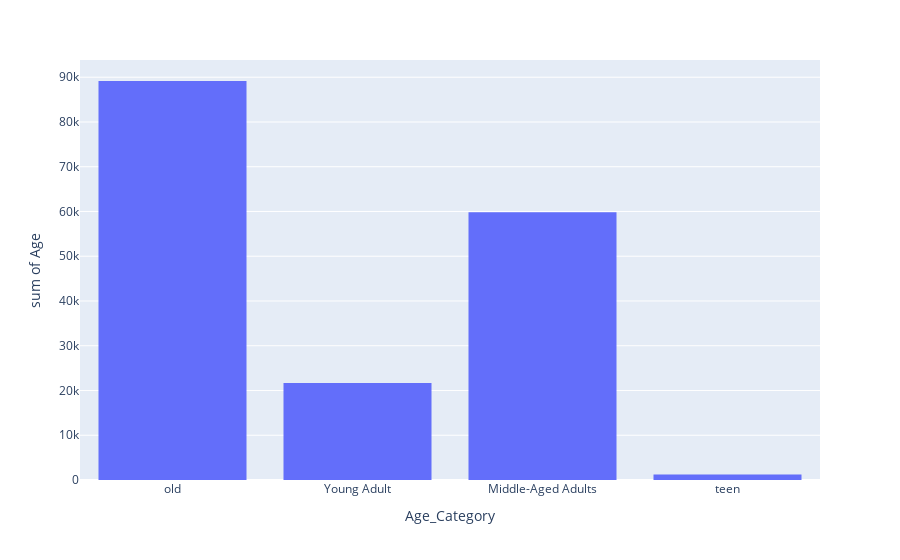

The notebook cell saved with this chart:
### Code cell
fig = px.histogram(shop, y = 'Age', x = 'Age_Category')
fig.show()

### Figure 1 — Plotly figure (JSON) as saved in the notebook; plotly's stock layout.template omitted (floating-point values rounded to 4 significant figures; data arrays with more than 128 entries replaced by an {"elided": "..."} marker saying what was removed)
{"data": [{"alignmentgroup": "True", "bingroup": "x", "histfunc": "sum", "hovertemplate": "Age_Category=%{x}<br>sum of Age=%{y}<extra></extra>", "legendgroup": "", "marker": {"color": "#636efa", "pattern": {"shape": ""}}, "name": "", "offsetgroup": "", "orientation": "v", "showlegend": false, "type": "histogram", "x": {"elided": "3900 str values"}, "xaxis": "x", "y": {"elided": "3900 int values"}, "yaxis": "y"}], "layout": {"barmode": "relative", "legend": {"tracegroupgap": 0}, "margin": {"t": 60}, "xaxis": {"anchor": "y", "domain": [0, 1], "title": {"text": "Age_Category"}}, "yaxis": {"anchor": "x", "domain": [0, 1], "title": {"text": "sum of Age"}}}}
